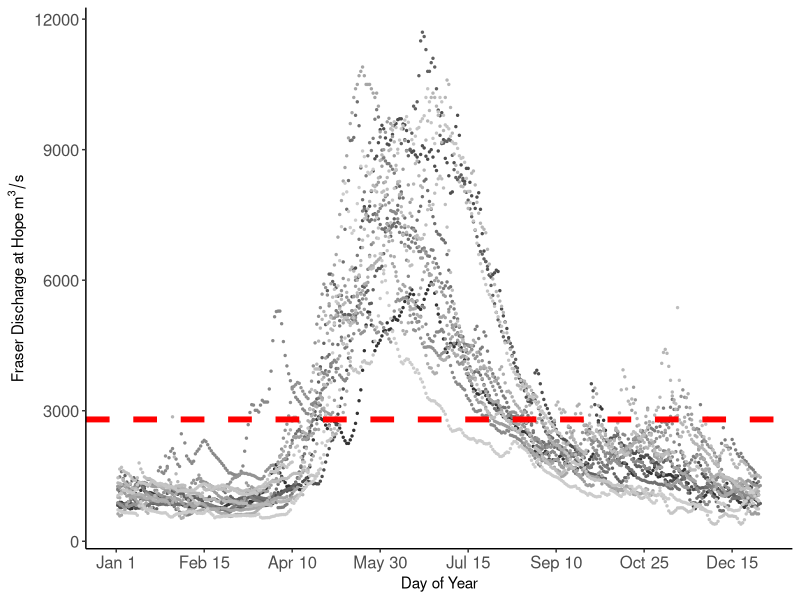

The R script that drew this image:
# plotting Fraser River discharge at hope 2000-2024

library(tidyverse)
library(lubridate)
library(here)
here()
dat <- read.csv(here("raw data","daily discharge_08MF005.csv"))

dat_long <- dat %>%
  gather(., value="discharge", key="month", -c(X.ID, YEAR, DD))%>%
  mutate(month2 = fct_recode(month, '01'="Jan", '02'="Feb",'03'="Mar", 
                             '04'="Apr",'05'="May",'06'="Jun",
                             '07'="Jul",'08'="Aug",
                             '09'="Sep",'10'="Oct",'11'="Nov",'12'="Dec"),
         year_month=paste(YEAR, month2, sep="-"),
         date=paste(year_month, DD, sep="-"), 
         date2=as.Date(date, format="%Y-%m-%d"),
         doy=yday(date2))%>%
  filter(!is.na(discharge))# only NA for dates and discharge are February 29-31

QA <- dat_long%>%
  filter(is.na(date2))


doy_dates <- dat_long %>%
  filter(doy %in% c(1, 50, 100, 150, 200,250,300,350))%>%
  group_by(doy)%>%
  filter(row_number()==1)

date_labs <- c("Jan 1", "Feb 15", "Apr 10", "May 30", "Jul 15", "Sep 10", "Oct 25","Dec 15")

plot <- dat_long%>%
  filter(YEAR>=2010 & discharge > 50)%>%
  mutate(YEAR=as.factor(YEAR))%>%
  ggplot(., aes(x=doy, y=discharge, color=YEAR))+
  geom_point(show.legend = FALSE, size=0.5)+
  geom_hline(yintercept=2800, colour="red", linetype="dashed", linewidth=2)+
  theme_classic()+
  scale_colour_grey()+
  labs(x="Day of Year", y=expression(paste("Fraser Discharge at Hope ", m^{3}/s,)))+
  scale_x_continuous(breaks=seq(0,350,50), labels=date_labs)+
  theme(axis.text=element_text(size=12))

ggsave(plot, file=here("figures","discharge plot fraser at hope 2010-2024.png"),
       width=6, height=4)


